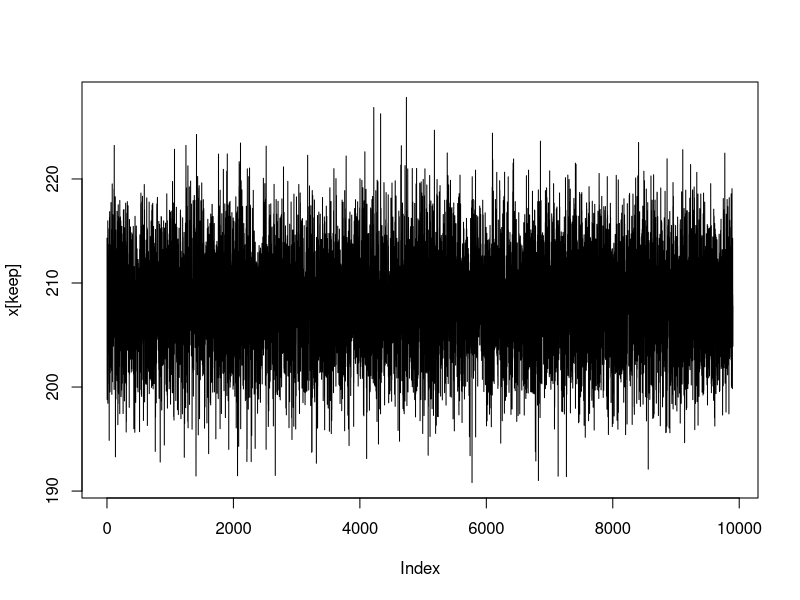
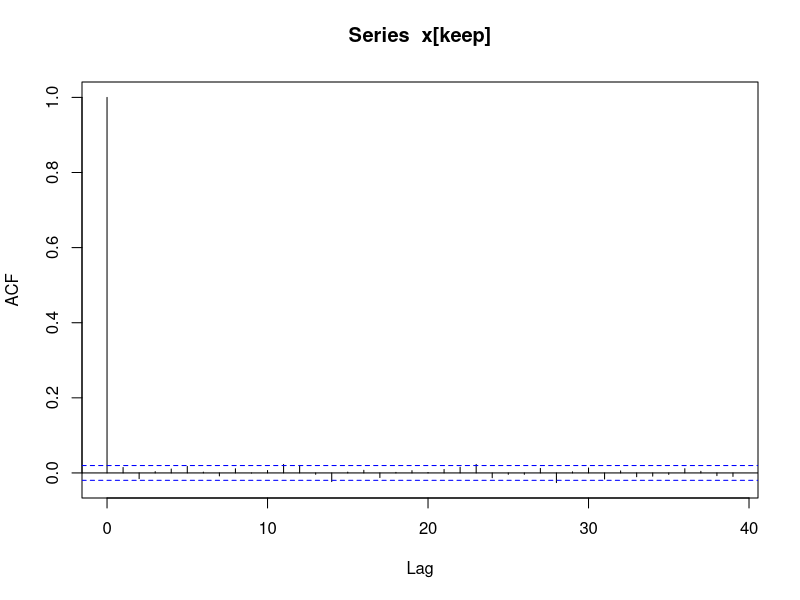
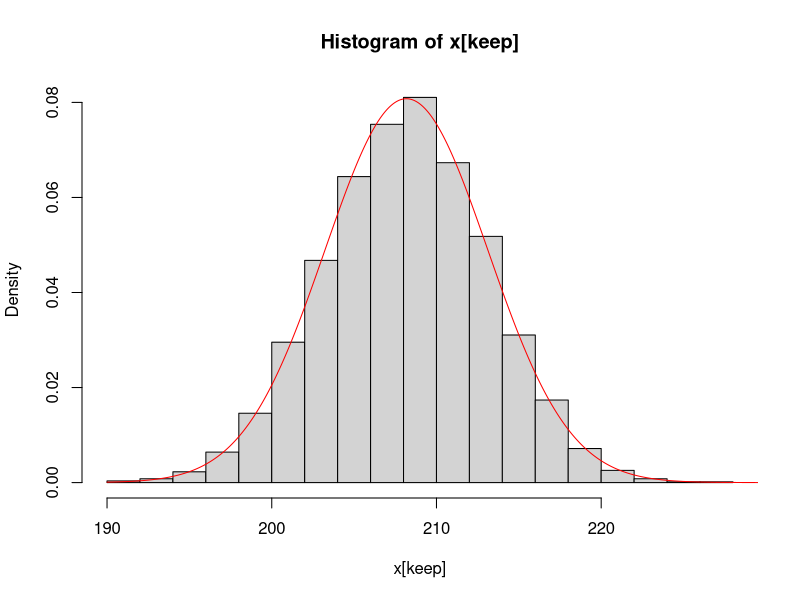
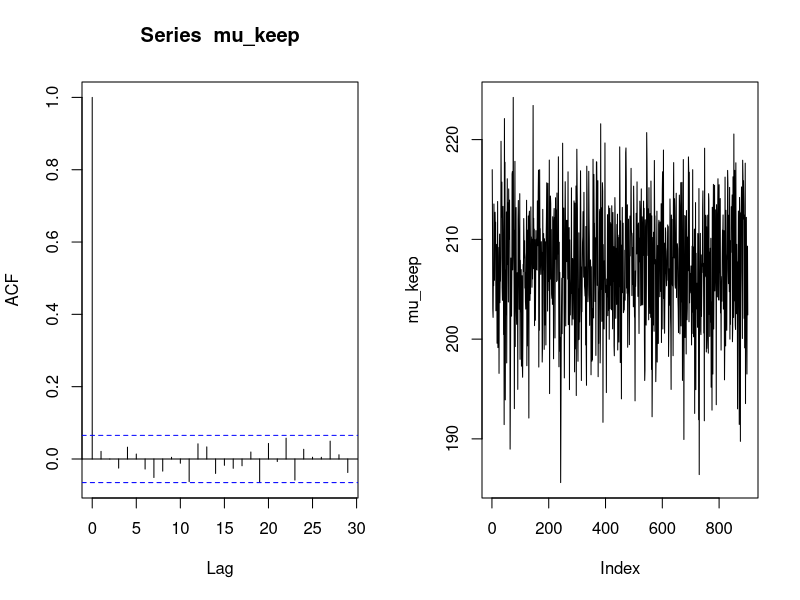
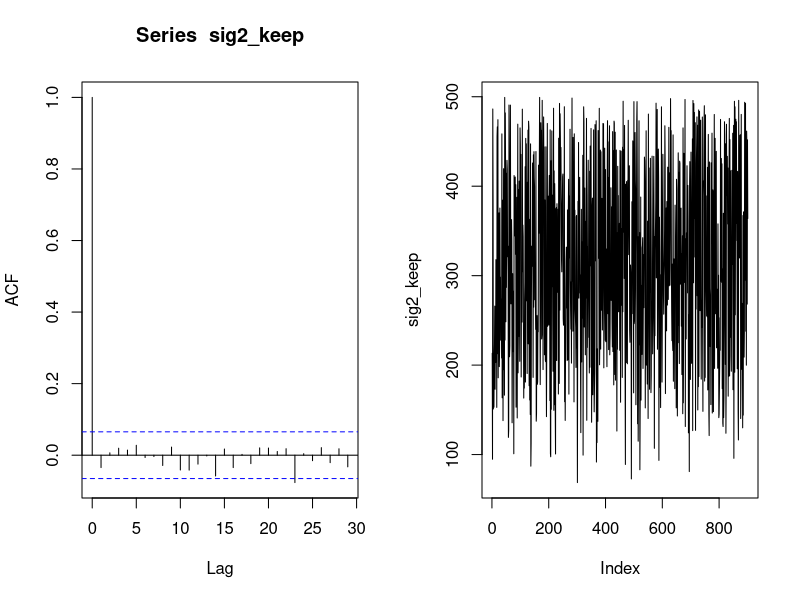

These charts were generated, in order, by the following R code:
## ---- chunk 1
cholest_u <- c(197, 199, 214, 217, 222, 227, 228, 234)
sigma2 <- 260
m <- 180
v <- 100
## ---- chunk 2
set.seed(1)
J <- 100000

log_g <- function(x) { -1/(2*sigma2) * sum((cholest_u - x)**2) - ((1/(2*v)*(x-m)**2))}

x <- numeric()
x[1] <- mean(cholest_u)

tau <- 10 # proposal sd

for (j in 2:J) {
  xp <- rnorm(1, mean = x[j-1], sd = tau)
  
  lgc <- log_g(x[j-1])
  lgp <- log_g(xp)
  
  # Acceptance probability
  alpha <- min(1, exp(lgp - lgc))
  
  U <- runif(1,0,1)
  
  x[j] <- ifelse(U < alpha, xp, x[j-1])
}

# acceptance ratio
mean(diff(x) != 0)
## ---- chunk 3
keep <- seq(1000, J, by=10)
plot(x[keep],type='l')
acf(x[keep])
## ---- chunk 4
hist(x[keep],freq=F)
xs <- seq(190,230,length=1000)
lines(xs,dnorm(xs,mean=mean(x[keep]),sd=sd(x[keep])),col='red')
## ---- chunk 5
J <- 10000

a <- 0
b <- 500
m <- 180
v <- 100
n <- length(cholest_u)
y_bar <- mean(cholest_u)

tau <- 150

mu <- numeric()
mu[1] <- y_bar

sig2 <- numeric()
sig2[1] <- var(cholest_u)

g_sig2 <- function(sig2,mu_y,y) {
  sum_yi_mu_2 <- sum((y - mu_y)**2)
  sig2**(-n/2) * exp(sum_yi_mu_2 / -(2*sig2))
}

log_g_sig2 <- function(sig2,mu_y,y) {
  sum_yi_mu_2 <- sum((y - mu_y)**2)
  return((-n/2) * log(sig2) - 1/(2*sig2)*sum_yi_mu_2)
}

for (j in 2:J) {

  # Gibbs sample for mu_y
  m_star <- (n*v*y_bar + sig2[j-1]*m) / (n*v + sig2[j-1])
  v_star <- (v*sig2[j-1]) / (n*v + sig2[j-1])
  mu[j] <- rnorm(1,mean = m_star, sd = sqrt(v_star))
  
  # Metropolis for sigma2
  sig2[j] <- sig2[j-1]
  sig2_p <- rnorm(1, mean = sig2[j-1], sd = tau)
  if (0 < sig2_p & sig2_p < b) {
    log_gp <- log_g_sig2(sig2_p, mu[j], cholest_u)
    log_gc <- log_g_sig2(sig2[j-1], mu[j], cholest_u)
  
    alpha <- min(1, exp(log_gp - log_gc))
  
    U <- runif(1,0,1)
    if (alpha > U) {
      sig2[j] <- sig2_p
    }
  }
}

# acceptance ratio
mean(diff(sig2) != 0)
## ---- chunk 6
keep <- seq(1000,J,by=10)
mu_keep <- mu[keep]
par(mfrow=c(1,2))
acf(mu_keep)
plot(mu_keep,type='l')

sig2_keep <- sig2[keep]
par(mfrow=c(1,2))
acf(sig2_keep)
plot(sig2_keep,type='l')

print(paste("Posterior mean of Mu:", round(mean(mu_keep),2)))
print(paste("Posterior mean of Sig2:", round(mean(sig2_keep),2)))
